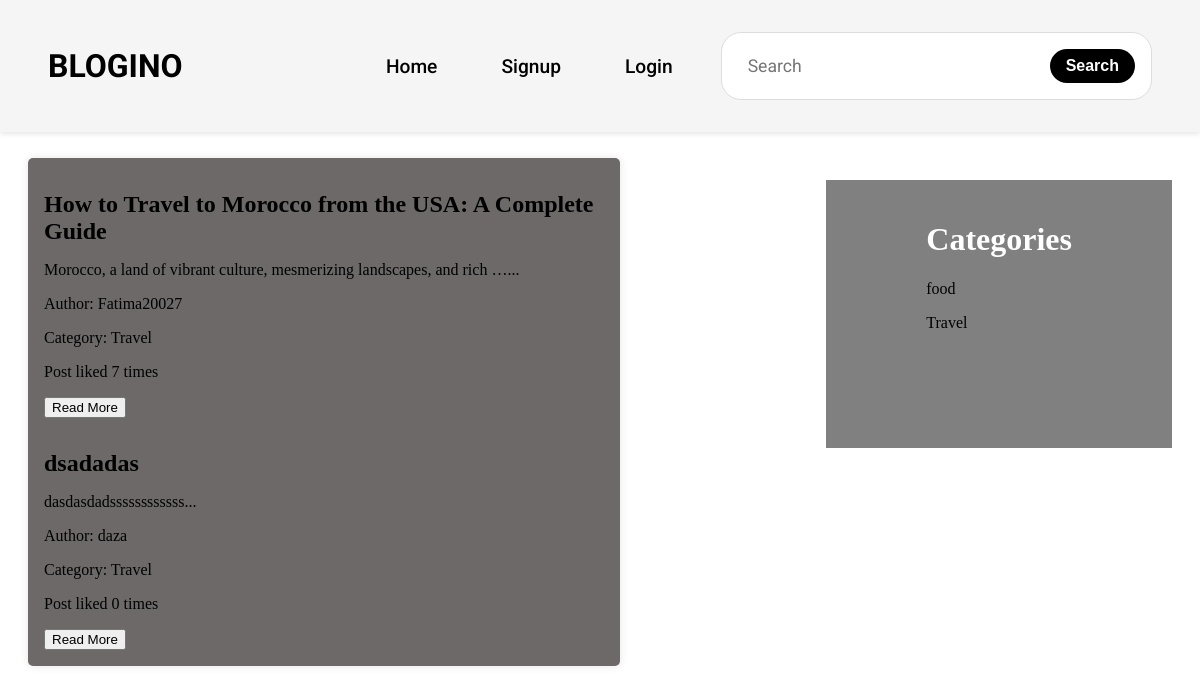
Page /posts/2/ on the committed database.
### landing/models.py (models this page shows, shortened)
class Category(models.Model):
    name = models.CharField(max_length=100)
    def __str__(self):
        return self.name

class Post(models.Model):
    title = models.CharField(max_length=100)
    user = models.ForeignKey(User, on_delete=models.CASCADE)
    content = RichTextField(blank=True, null=True)
    likes = models.PositiveIntegerField(default=0)
    created_at = models.DateTimeField(auto_now_add=True)
    updated_at = models.DateTimeField(auto_now=True)
    category = models.ForeignKey(Category, on_delete=models.CASCADE)

### landing/views.py (the view)
# urls.py: path('posts/<int:category_id>/', views.category, name='category'),
def category(request, category_id):
    category = get_object_or_404(Category, id=category_id)
    categories = Category.objects.all()
    posts = Post.objects.filter(category=category)
    context = {
        'category': category,
        'categories': categories,
        'posts': posts,
    }
    return render(request, 'landing/category.html', context)

### templates/landing/category.html (shortened to what this page needs)
{% load static %}
<!DOCTYPE html>
<html lang="en">
<head>
    <link rel="stylesheet" href="{% static 'landing/css/components/menu.css' %}">
    <link rel="stylesheet" href="{% static 'landing/css/components/sidebar.css' %}">
    <link rel="stylesheet" href="{% static 'landing/css/components/posts.css' %}">
</head>
<body>
    {% block menu %}
        {% include 'landing/components/menu.html' %}
    {% endblock %}
    {% block category %}
        {% include 'landing/components/sidebar.html' %}
    {% endblock %}
    {% block posts %}
        <div class="posts">
            <h1 class="posts__title">Posts in "{{ category.name }}"</h1>
            {% if posts %}
                <div class="posts__container">
                    {% for post in posts %}
                        <div class="post">
                            <h1 class="post__title">{{ post.title }}</h1>
                            <p class="post__content">{{ post.content|truncatewords:10|safe }}...</p>
                            <p class="post__author">Author: {{ post.user }}</p>
                            <p class="post__category">Category: {{ post.category }}</p>
                            {% if post.likes == 1 %}
                                <p class="post__likes">Post liked 1 time</p>
                            {% else %}
                                <p class="post__likes">Post liked {{ post.likes }} times</p>
                            {% endif %}
                            <button class="post__button">
                                <a href="{% url 'landing:post_detail' post.id %}">Read More</a>
                            </button>
                        </div>
                    {% endfor %}
                </div>
            {% else %}
                <p class="posts__empty">No posts available in this category.</p>
            {% endif %}
        </div>
    {% endblock %}
</body>
</html>

### templates/landing/components/sidebar.html
{% block sidebar %}
    <div class="sidebar">
        <h1 class="sidebar__title">Categories</h1>
        {% for category in categories %}
            <p> <a href="{% url 'landing:category' category.id %}"> {{ category.name }} </a></p>
        {% endfor %}
    </div>
{% endblock %}

### static/landing/css/components/menu.css (style rules this page uses)
a { text-decoration: none; color: black; }

### static/landing/css/components/sidebar.css (style rules this page uses)
.sidebar { background-color: gray !important; color: white; float: right; margin-right: 20px; padding: 20px 100px 100px 100px; margin-top: 80px; }

### static/landing/css/components/posts.css (style rules this page uses)
.posts { color: black; margin-left: 20px; width: 50%; margin-top: 100px; }
.posts__container { display: flex; flex-direction: column; gap: 1rem; padding: 1rem; background-color: rgb(109, 105, 105); border-radius: 5px; box-shadow: 0 0 10px rgba(0, 0, 0, 0.1); }
.post .post__title { font-size: 1.5rem; font-weight: bold; width: auto; }

### rows in the picture
Category: name "food"
Category: name "Travel"
Post: title "How to Travel to Morocco from the USA: A Complete Guide", content "Morocco, a land of vibrant culture, mesmerizing landscapes, and rich …", user "Fatima20027", category "Travel", likes "7"
Post: title "dsadadas", content "dasdasdadssssssssssss", user "daza", category "Travel", likes "0"
